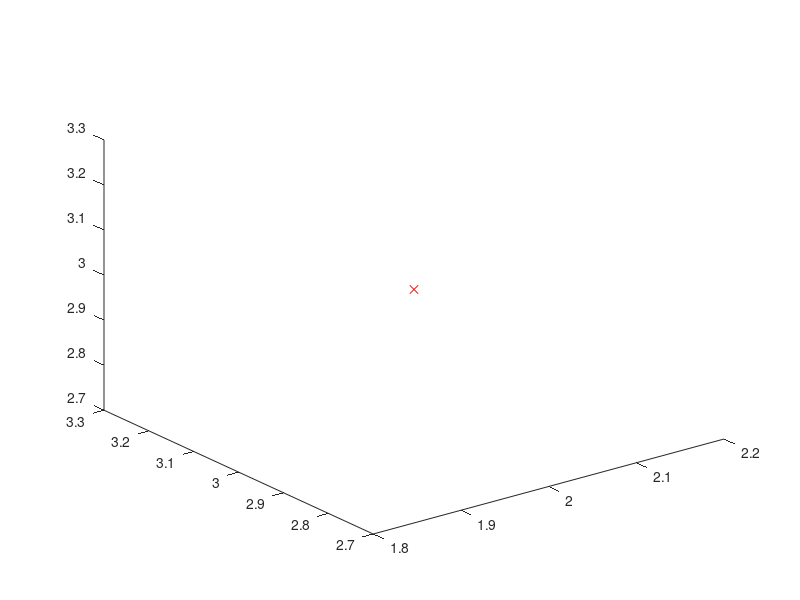

Reproduce this figure in MATLAB. (Note: this script raises an error after producing the figure.)
clear all;close all;clc;
load data.mat;
%% Set model parameters
% A simple movement in 3-d space
m = [0, 0, 0, 1, 2, 3, ...
    0, 0, 0, 0, 0, 0, ...
    0, 0, 0, 2, 3, 3]';
% [O_1, O_2, O_3, Odot_1, Odot_2, Odot_3, 
% euler_1, euler_2, euler_3, eulerdot_1, eulerdot_2, eulerdot_3,
% p_1, p_2, p_3, v_1, v_2, v_3]
n = length(m);
P = eye(n);
deltat = 1;
C = [eye(3)*deltat^3/3, eye(3)*deltat^2/2; eye(3)*deltat^2/2, eye(3)*deltat];
Qpi = [C, zeros(size(C)); zeros(size(C)), C];
sigma_p = 1;
Qcat = eye(6)*sigma_p^2;
Q = zeros(n);
Q(1:12,1:12) = Qpi;
Q(13:18,13:18) = Qcat;
sigma_m = 1;
R = eye(14)*sigma_m^2;
%% Set filter parameters
alpha = 1;
beta = 1;
kappa = 1;
lamda = alpha^2*(n+kappa)-n;
c = alpha^2*(n+kappa);
W_m = zeros(2*n+1,1);
W_c = zeros(2*n+1,1);
W_m(1) = lamda/(n+lamda);
W_c(1) = lamda/(n+lamda)+(1-alpha^2+beta);
for i = 1:2*n
   W_m(i+1) = 1/(2*(n+lamda));
   W_c(i+1) = 1/(2*(n+lamda));
end
W = (eye(2*n+1)-repmat(W_m,1,2*n+1))*diag(W_c)*(eye(2*n+1)-repmat(W_m,1,2*n+1))';
%% Interation
figure;
ySE = 0;
mSE = 0;
for t = 1:size(data,2)
%% Fake input
    y = data(:,t);
    plot3(y(7),y(8),y(9),'rx');
    hold on;
%% Prediction
    X = repmat(m,1,2*n+1)+sqrt(c)*[zeros(size(m)),chol(P),-chol(P)];
    Xhat = zeros(size(X));
    for i = 1:2*n+1
        Xhat(:,i) = f_s(X(:,i),deltat);
    end
    mminus = Xhat*W_m;
    Pminus = Xhat*W*Xhat' + Q;
%% Update
    Xminus = repmat(mminus,1,2*n+1)+sqrt(c)*[zeros(size(m)),chol(Pminus),-chol(Pminus)];
    Yminus = zeros(14,2*n+1);
    for i = 1:2*n+1
        Yminus(:,i) = h_s(Xminus(:,i));
    end
    mu = Yminus*W_m;
    S = Yminus*W*Yminus' + R;
    C = Xminus*W*Yminus';
    K = C/S;
    m = mminus + K*(y-mu);
    P = Pminus - K*S*K';
    plot3(m(13),m(14),m(15),'bo');
    hold on;
end
